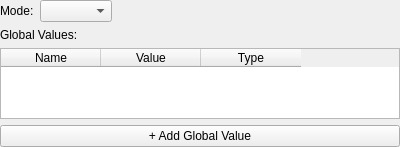
<?xml version="1.0" encoding="UTF-8"?>
<ui version="4.0">
 <class>Form</class>
 <widget class="QWidget" name="Form">
  <property name="geometry">
   <rect>
    <x>0</x>
    <y>0</y>
    <width>400</width>
    <height>147</height>
   </rect>
  </property>
  <property name="windowTitle">
   <string>Form</string>
  </property>
  <layout class="QVBoxLayout" name="verticalLayout">
   <property name="leftMargin">
    <number>0</number>
   </property>
   <property name="topMargin">
    <number>0</number>
   </property>
   <property name="rightMargin">
    <number>0</number>
   </property>
   <property name="bottomMargin">
    <number>0</number>
   </property>
   <item>
    <layout class="QHBoxLayout" name="horizontalLayout_5">
     <property name="topMargin">
      <number>0</number>
     </property>
     <item>
      <widget class="QLabel" name="mode_label">
       <property name="text">
        <string>Mode:</string>
       </property>
      </widget>
     </item>
     <item>
      <widget class="QComboBox" name="mode_combo"/>
     </item>
     <item>
      <spacer name="horizontalSpacer_4">
       <property name="orientation">
        <enum>Qt::Horizontal</enum>
       </property>
       <property name="sizeHint" stdset="0">
        <size>
         <width>40</width>
         <height>20</height>
        </size>
       </property>
      </spacer>
     </item>
    </layout>
   </item>
   <item>
    <widget class="QLabel" name="values_label">
     <property name="text">
      <string>Global Values:</string>
     </property>
    </widget>
   </item>
   <item>
    <widget class="QTableWidget" name="values_table">
     <property name="sizePolicy">
      <sizepolicy hsizetype="Preferred" vsizetype="Preferred">
       <horstretch>0</horstretch>
       <verstretch>0</verstretch>
      </sizepolicy>
     </property>
     <column>
      <property name="text">
       <string>Name</string>
      </property>
     </column>
     <column>
      <property name="text">
       <string>Value</string>
      </property>
     </column>
     <column>
      <property name="text">
       <string>Type</string>
      </property>
     </column>
    </widget>
   </item>
   <item>
    <widget class="QPushButton" name="add_value_button">
     <property name="text">
      <string>+ Add Global Value</string>
     </property>
    </widget>
   </item>
   <item>
    <spacer name="verticalSpacer">
     <property name="orientation">
      <enum>Qt::Vertical</enum>
     </property>
     <property name="sizeHint" stdset="0">
      <size>
       <width>20</width>
       <height>40</height>
      </size>
     </property>
    </spacer>
   </item>
  </layout>
 </widget>
 <resources/>
 <connections/>
</ui>
